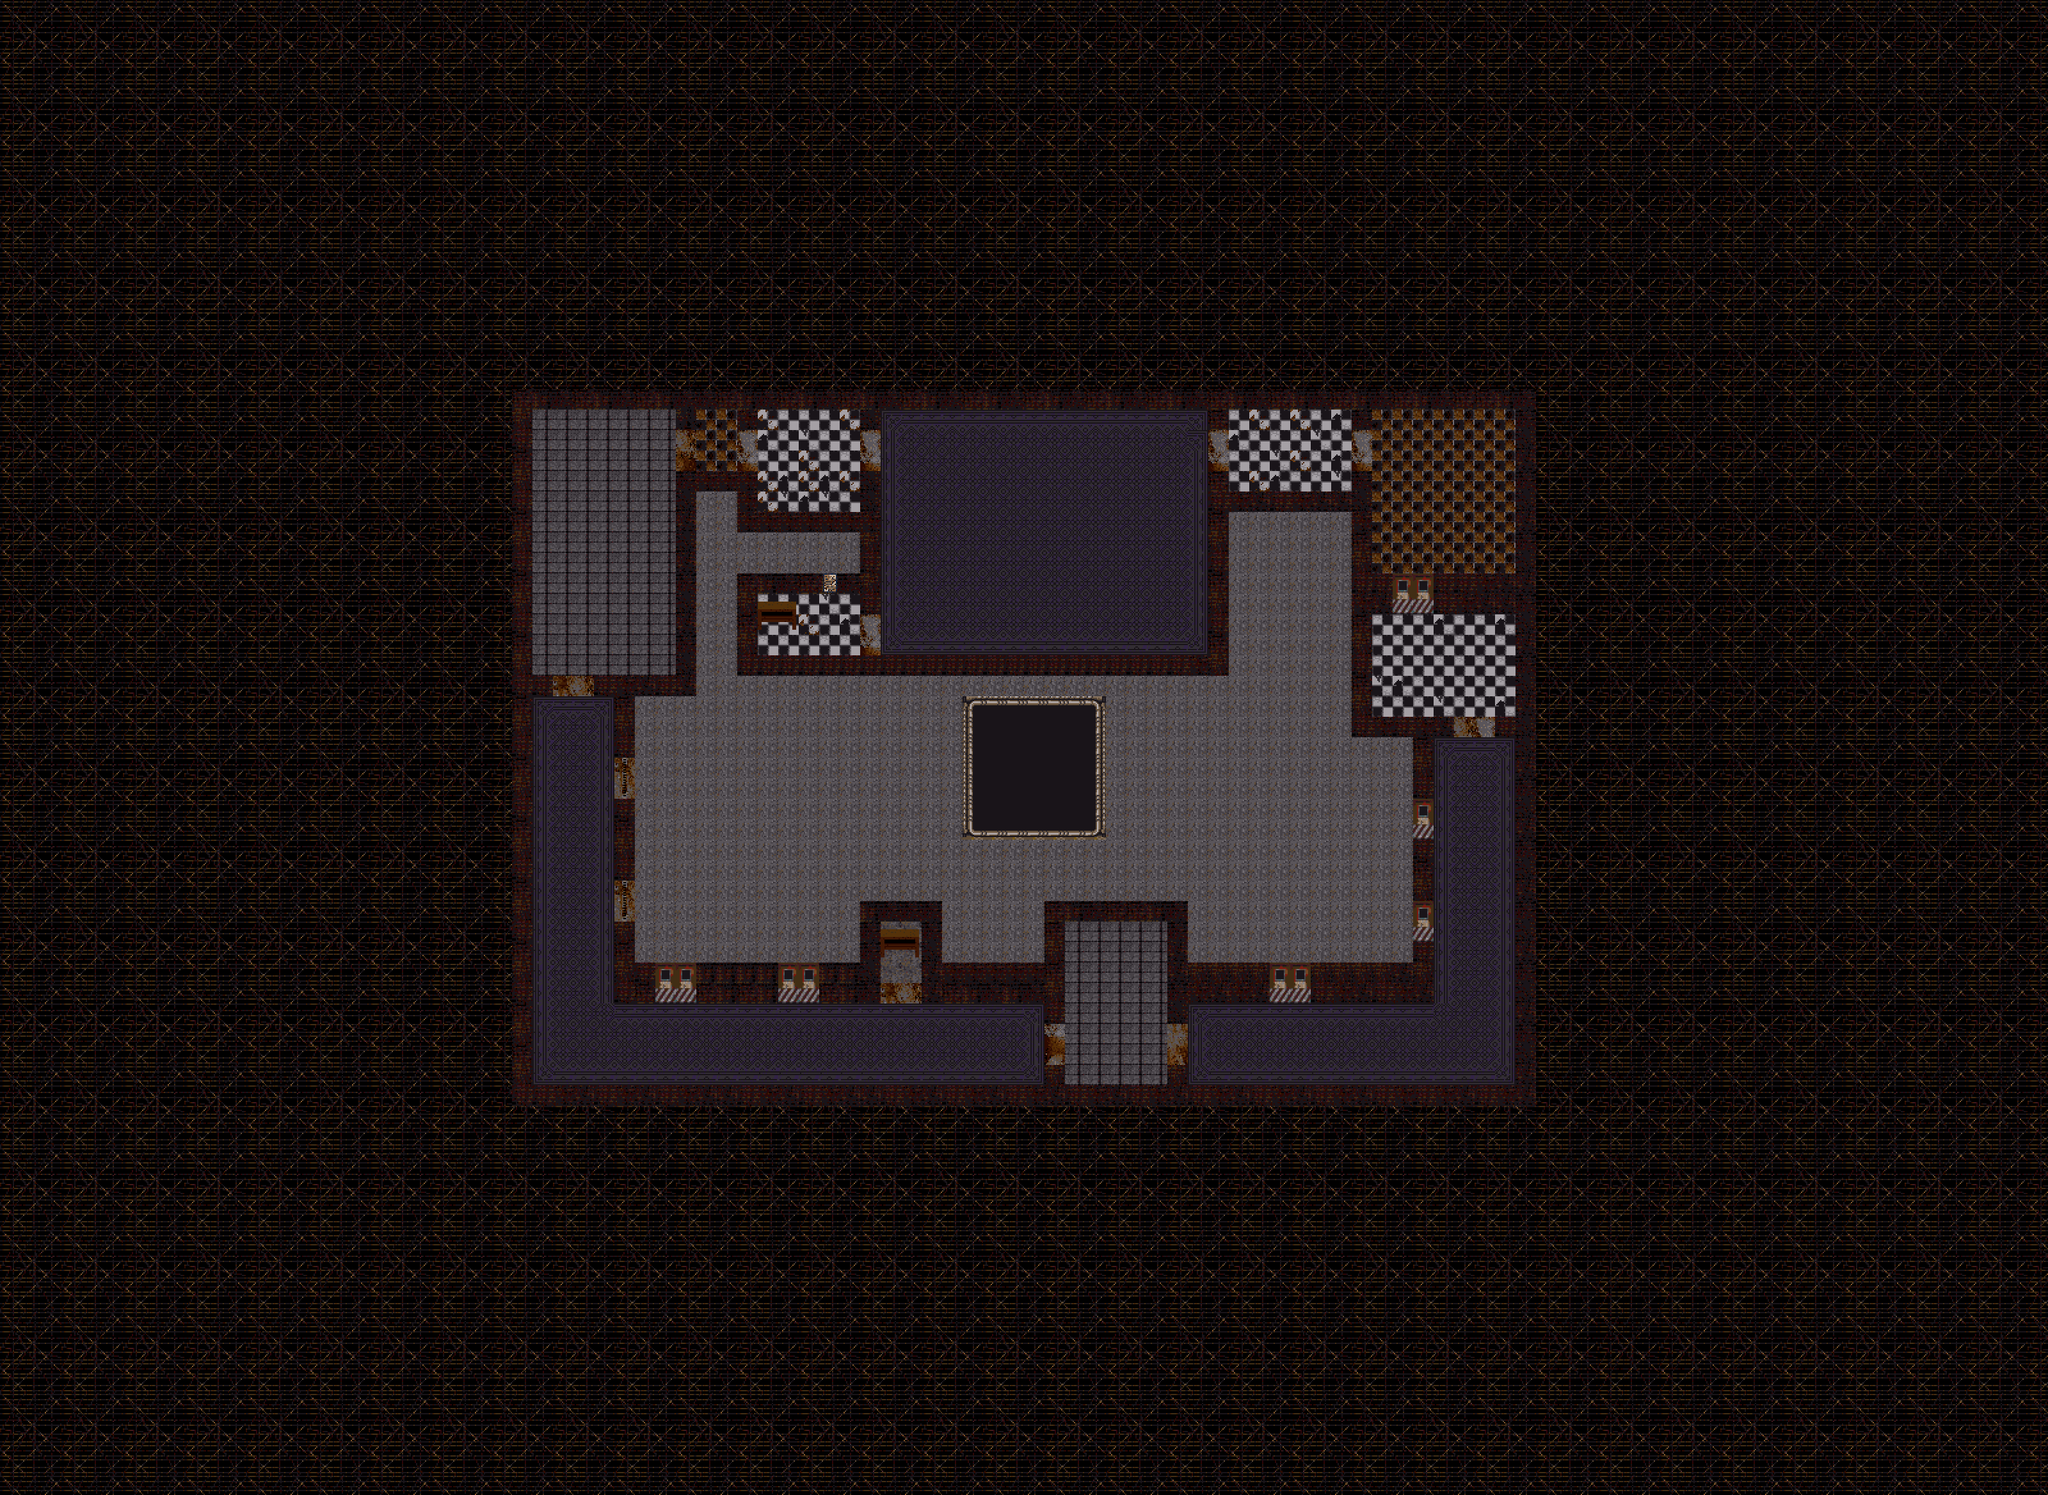

This is a level from a 2D game, rendered from its Tiled map with the project's own tilesets. A one-line summary and the map file follow, with tile-layer data summarised:
An orthogonal 100x73 tile map with 32x32 px tiles, 3 tile layers (Floor, Wall, Objects).

<map version="1.0" orientation="orthogonal" width="100" height="73" tilewidth="32" tileheight="32">
 <tileset firstgid="1" name="othersidebysteve_edit1" tilewidth="32" tileheight="32">
  <image source="othersidebysteve_edit1.png" width="960" height="512" />
 </tileset>
 <layer name="Floor" width="100" height="73">
  <data>[7300 cells, 1375 non-empty, 32 distinct tile ids]</data>
 </layer>
 <layer name="Wall" width="100" height="73">
  <data>[7300 cells, 5967 non-empty, 41 distinct tile ids]</data>
 </layer>
 <layer name="Objects" width="100" height="73">
  <data>[7300 cells, 26 non-empty, 10 distinct tile ids]</data>
 </layer>
</map>
